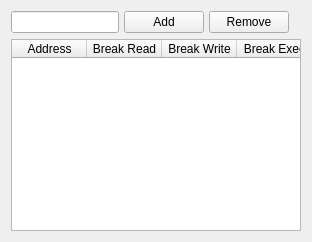
          <widget class="QWidget" name="breaktab">
           <attribute name="title">
            <string>Breakpoints</string>
           </attribute>
           <layout class="QGridLayout" name="gridLayout_13">
            <item row="0" column="0">
             <layout class="QHBoxLayout" name="horizontalLayout_9">
              <property name="spacing">
               <number>5</number>
              </property>
              <property name="bottomMargin">
               <number>0</number>
              </property>
              <item>
               <widget class="QLineEdit" name="breakRequest">
                <property name="sizePolicy">
                 <sizepolicy hsizetype="Minimum" vsizetype="Fixed">
                  <horstretch>0</horstretch>
                  <verstretch>0</verstretch>
                 </sizepolicy>
                </property>
                <property name="inputMask">
                 <string/>
                </property>
                <property name="text">
                 <string/>
                </property>
                <property name="maxLength">
                 <number>6</number>
                </property>
               </widget>
              </item>
              <item>
               <widget class="QPushButton" name="buttonAddBreakpoint">
                <property name="text">
                 <string>Add</string>
                </property>
               </widget>
              </item>
              <item>
               <widget class="QPushButton" name="buttonRemoveBreakpoint">
                <property name="sizePolicy">
                 <sizepolicy hsizetype="Minimum" vsizetype="Fixed">
                  <horstretch>0</horstretch>
                  <verstretch>0</verstretch>
                 </sizepolicy>
                </property>
                <property name="text">
                 <string>Remove</string>
                </property>
               </widget>
              </item>
              <item>
               <widget class="QLabel" name="breakChangeView">
                <property name="text">
                 <string/>
                </property>
               </widget>
              </item>
             </layout>
            </item>
            <item row="1" column="0">
             <widget class="QTableWidget" name="breakpointView">
              <property name="sizePolicy">
               <sizepolicy hsizetype="MinimumExpanding" vsizetype="MinimumExpanding">
                <horstretch>0</horstretch>
                <verstretch>0</verstretch>
               </sizepolicy>
              </property>
              <property name="focusPolicy">
               <enum>Qt::NoFocus</enum>
              </property>
              <property name="horizontalScrollBarPolicy">
               <enum>Qt::ScrollBarAlwaysOff</enum>
              </property>
              <property name="sizeAdjustPolicy">
               <enum>QAbstractScrollArea::AdjustIgnored</enum>
              </property>
              <property name="autoScroll">
               <bool>true</bool>
              </property>
              <property name="editTriggers">
               <set>QAbstractItemView::NoEditTriggers</set>
              </property>
              <property name="showDropIndicator" stdset="0">
               <bool>false</bool>
              </property>
              <property name="dragDropOverwriteMode">
               <bool>false</bool>
              </property>
              <property name="selectionBehavior">
               <enum>QAbstractItemView::SelectRows</enum>
              </property>
              <property name="textElideMode">
               <enum>Qt::ElideLeft</enum>
              </property>
              <property name="horizontalScrollMode">
               <enum>QAbstractItemView::ScrollPerPixel</enum>
              </property>
              <property name="gridStyle">
               <enum>Qt::SolidLine</enum>
              </property>
              <property name="sortingEnabled">
               <bool>false</bool>
              </property>
              <property name="wordWrap">
               <bool>false</bool>
              </property>
              <property name="cornerButtonEnabled">
               <bool>false</bool>
              </property>
              <attribute name="horizontalHeaderDefaultSectionSize">
               <number>75</number>
              </attribute>
              <attribute name="horizontalHeaderHighlightSections">
               <bool>false</bool>
              </attribute>
              <attribute name="horizontalHeaderMinimumSectionSize">
               <number>75</number>
              </attribute>
              <attribute name="horizontalHeaderShowSortIndicator" stdset="0">
               <bool>false</bool>
              </attribute>
              <attribute name="horizontalHeaderStretchLastSection">
               <bool>false</bool>
              </attribute>
              <attribute name="verticalHeaderVisible">
               <bool>false</bool>
              </attribute>
              <attribute name="verticalHeaderDefaultSectionSize">
               <number>21</number>
              </attribute>
              <attribute name="verticalHeaderHighlightSections">
               <bool>false</bool>
              </attribute>
              <column>
               <property name="text">
                <string>Address</string>
               </property>
              </column>
              <column>
               <property name="text">
                <string>Break Read</string>
               </property>
              </column>
              <column>
               <property name="text">
                <string>Break Write</string>
               </property>
              </column>
              <column>
               <property name="text">
                <string>Break Exec</string>
               </property>
              </column>
             </widget>
            </item>
           </layout>
          </widget>
